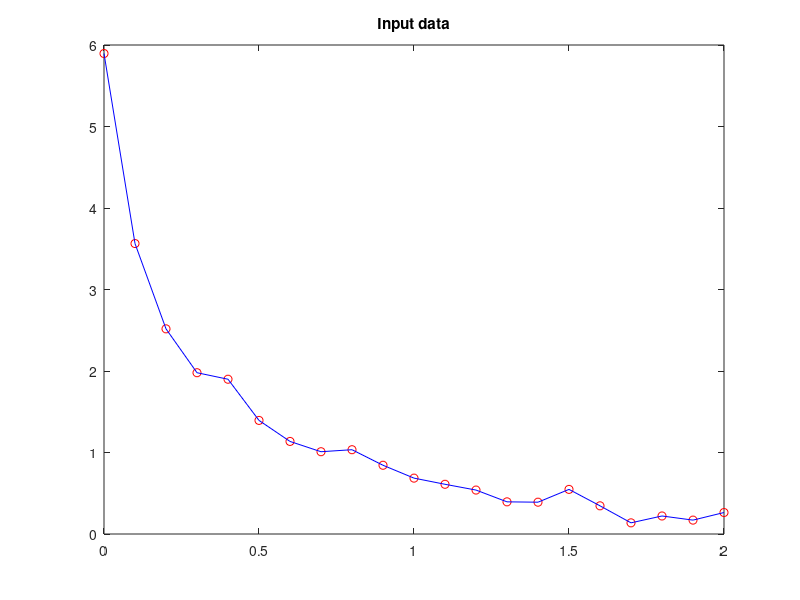

Source code (MATLAB): (Note: this script raises an error after producing the figure.)
%% Optimal Fit of a Nonlinear Function
% This example shows the optimal fitting of a nonlinear function to a set
% of data.  It uses FMINSEARCH, an implementation of the Nelder-Mead
% simplex (direct search) algorithm, to minimize a nonlinear function of
% several variables.

% Copyright 1984-2012 The MathWorks, Inc.

%%
% First, create some sample data and plot it.

t = (0:.1:2)';
y = [5.8955 3.5639 2.5173 1.9790 1.8990 1.3938 1.1359 1.0096 1.0343 ...
     0.8435 0.6856 0.6100 0.5392 0.3946 0.3903 0.5474 0.3459 0.1370 ...
     0.2211 0.1704 0.2636]';
plot(t,y,'ro'); hold on; h = plot(t,y,'b'); hold off;
title('Input data'); ylim([0 6])

%%
% The goal is to fit the following function with two linear parameters and two
% nonlinear parameters to the data:
%
%     y =  C(1)*exp(-lambda(1)*t) + C(2)*exp(-lambda(2)*t)
% 
% To fit this function, we've create a function FITFUN.  Given the nonlinear
% parameter (lambda) and the data (t and y), FITFUN calculates the error in the
% fit for this equation and updates the line (h).

type fitfun

%%
% Make a guess for initial estimate of lambda (start) and invoke FMINSEARCH.  It
% minimizes the error returned from FITFUN by adjusting lambda.  It returns the
% final value of lambda. Use an output function to plot intermediate fits.

start = [1;0];
% We use an anonymous function to pass additional parameters t, y, h to the
% output function. 
outputFcn = @(x,optimvalues,state) fitoutputfun(x,optimvalues,state,t,y,h);
options = optimset('OutputFcn',outputFcn,'TolX',0.1);
estimated_lambda = fminsearch(@(x)fitfun(x,t,y),start,options)


displayEndOfDemoMessage(mfilename)